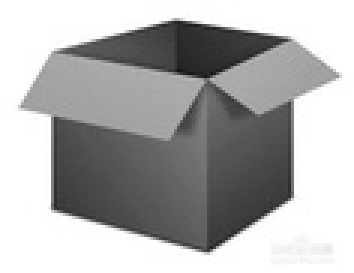
#> input picture Images/img25.jpg, 118 x 91 px, shrunk from 256 x 197 before the run (shown 3 times larger)
$ jupyter execute --allow-errors 'cv_5_2_哈里斯角检测.ipynb'
#> lines starting #> are read from the running program, lines starting #| are printed output that depends on the picture; after the words box and inside, x2 and y2 are one past the last pixel; in counts of white or black regions, pixels touching at a corner belong together
[cell 1]
#函数：cv.cornerHarris(), cv.cornerSubPix()
import numpy as np
import cv2 as cv
from matplotlib import pyplot as plt
img24 = cv.imread("../Images/img24.png")
#print(img24.shape)
#> (the rest of this cell did not finish here and is left out)

[cell 2]
img25 = cv.imread("../Images/img25.jpg")
#> img25 is the input picture: shape (91, 118, 3); min 20, max 255, mean 176.5
print(img25.shape)
#| (91, 118, 3)
gray = cv.cvtColor(img25, cv.COLOR_BGR2GRAY)
gray = np.float32(gray)
dst = cv.cornerHarris(gray, 2, 3, 0.04)
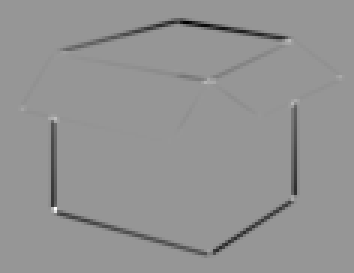
#> dst: shape (91, 118) float32 (shown 3 times larger); min -56803232, max 39180964, mean -1065130.2; drawn with min black and max white
plt.imshow(dst,'gray')
plt.show()
#result 用于标记角点，不重要
dst = cv.dilate(dst,None)
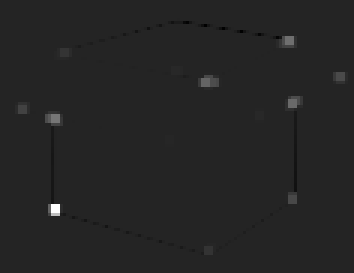
#> dst: shape (91, 118) float32 (shown 3 times larger); min -6527564, max 39180964, mean 116685.6; drawn with min black and max white
img25[dst > 0.01 * dst.max() ] = [0, 0, 255]
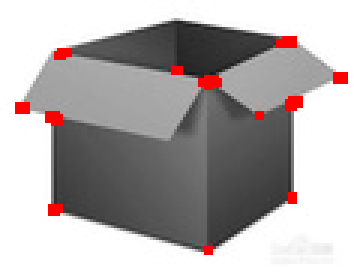
#> img25: shape (91, 118, 3) (shown 3 times larger); 2.18% of pixels changed, all inside (x1, y1, x2, y2) = (5, 12, 116, 85)
img25 = img25[:,:,::-1]
plt.imshow(img25)
plt.show()

[cell 3]
#SubPixel精度的转角
img26 = cv.imread("../Images/img26.png")
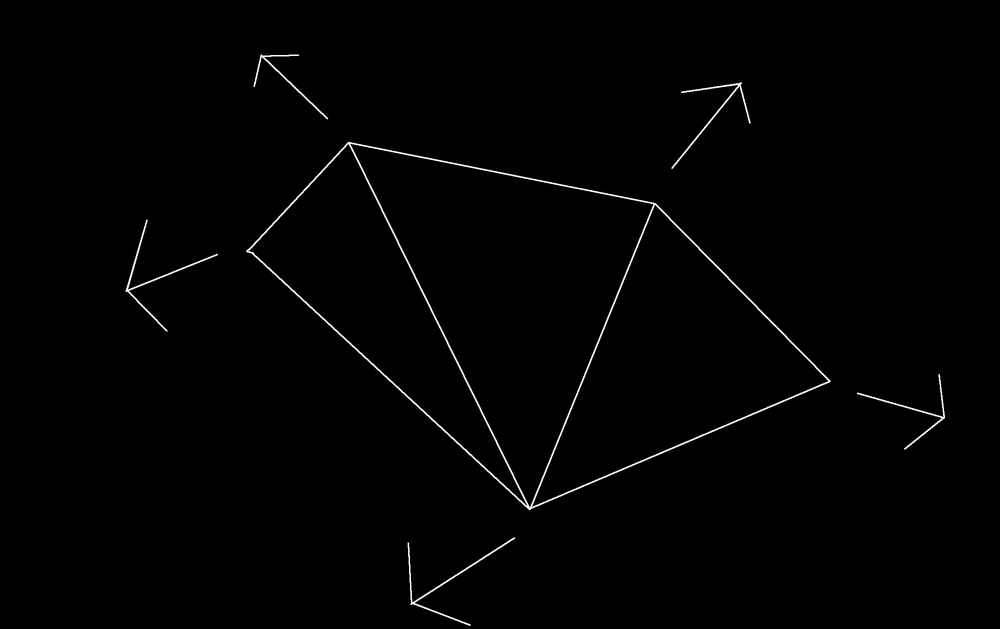
#> input picture Images/img26.png, 1000 x 629 px, shrunk from 2161 x 1360 before the run
#> img26 is the input picture: shape (629, 1000, 3); min 0, max 255, mean 2.1
#print(img26.shape)
gray = cv.cvtColor(img26, cv.COLOR_BGR2GRAY)
#> gray: shape (629, 1000)
plt.imshow(gray, 'gray')
plt.show()
#利用哈里斯角检测
gray = np.float32(gray)
dst = cv.cornerHarris(gray,2,3,0.04)
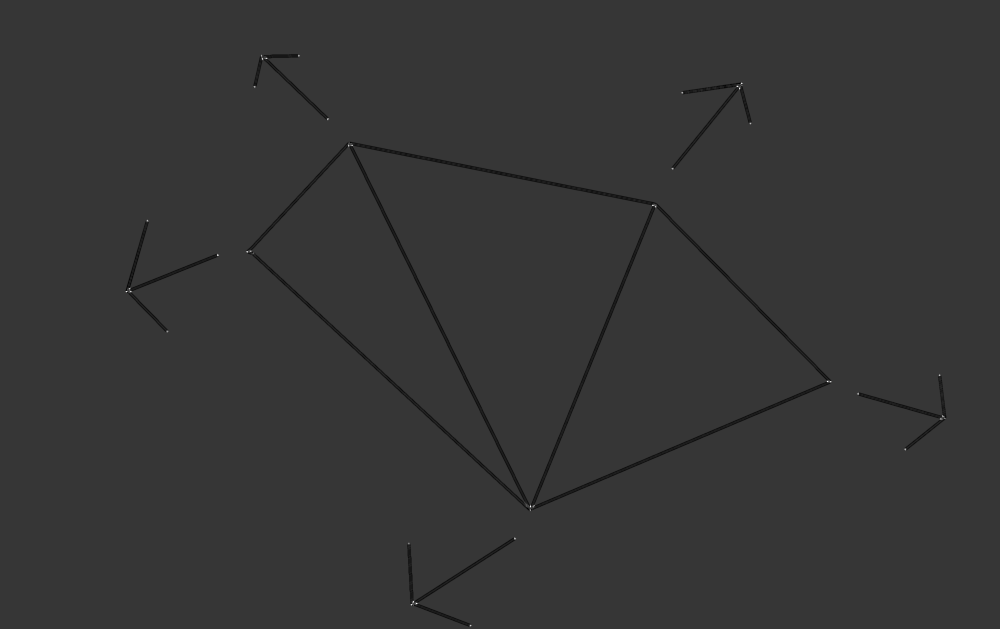
#> dst: shape (629, 1000) float32; min -100787744, max 371677184, mean -909625.7; drawn with min black and max white
dst = cv.dilate(dst,None)
ret, dst = cv.threshold(dst,0.005*dst.max(),255,0)
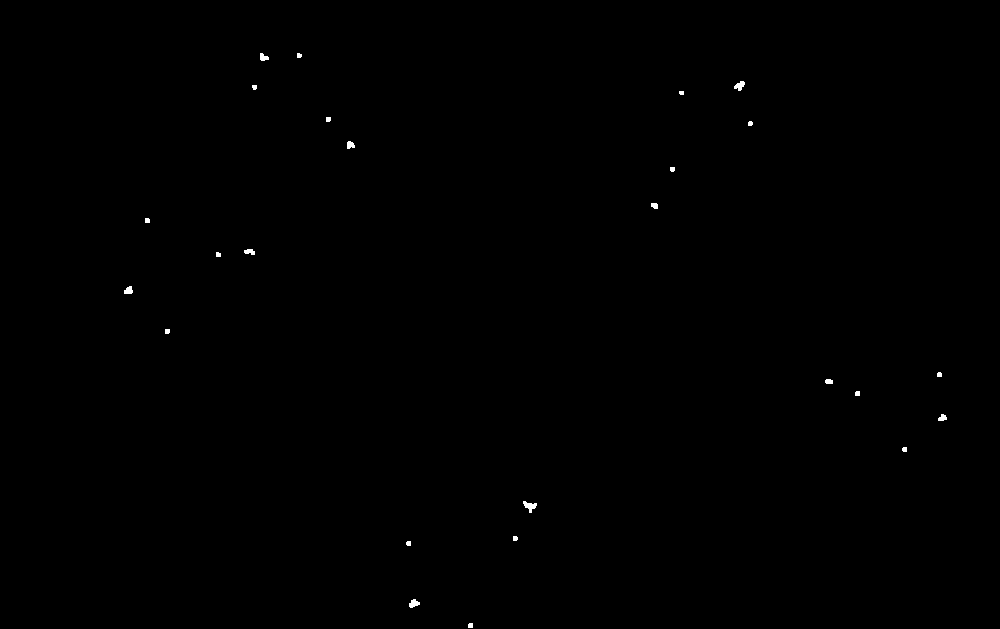
#> dst: shape (629, 1000) float32; 0.14% white; 25 white regions (1 under 20 px), largest, box (x1, y1, x2, y2) and area: (523, 501, 537, 513) 86, (734, 81, 745, 91) 67, (409, 599, 420, 608) 64
#> ret = 1858385.9
dst = np.uint8(dst)
plt.imshow(dst, 'gray')
plt.show()
# 寻找质心
ret, labels, stats, centroids = cv.connectedComponentsWithStats(dst)
#> labels: shape (629, 1000) int32; 26 distinct labels, from 0 to 25
#> ret = 26; stats = 26 rows, first 6: [0, 0, 1000, 629, 628120], [260, 53, 9, 8, 50], [297, 53, 5, 5, 22], [734, 81, 11, 10, 67], [252, 85, 5, 5, 22], [679, 91, 5, 4, 19]; centroids = 26 pairs, first value 128.2 to 942.1, second value 55.09 to 625.1
# 定义停止和完善拐角的条件
criteria = (cv.TERM_CRITERIA_EPS + cv.TERM_CRITERIA_MAX_ITER, 100, 0.001)
corners = cv.cornerSubPix(gray,np.float32(centroids),(11,11),(-1,-1),criteria)
#> corners = 26 pairs, first value 126.4 to 943.5, second value 54.47 to 624.9

# 绘制
res = np.hstack((centroids,corners))
#> res = 26 rows, first 6: [499.5, 314, 499.5, 314], [263.2, 56.98, 261.3, 55.52], [298.8, 55.09, 298.3, 54.47], [739.3, 85.33, 739.5, 83.46], [254.1, 86.77, 253.3, 86.4], [681.1, 92.42, 681.2, 92.18]
res = np.int0(res)
#> res = 26 rows, first 6: [499, 314, 499, 314], [263, 56, 261, 55], [298, 55, 298, 54], [739, 85, 739, 83], [254, 86, 253, 86], [681, 92, 681, 92]
img26[dst > 0.5 * dst.max()]=[255,0,255]
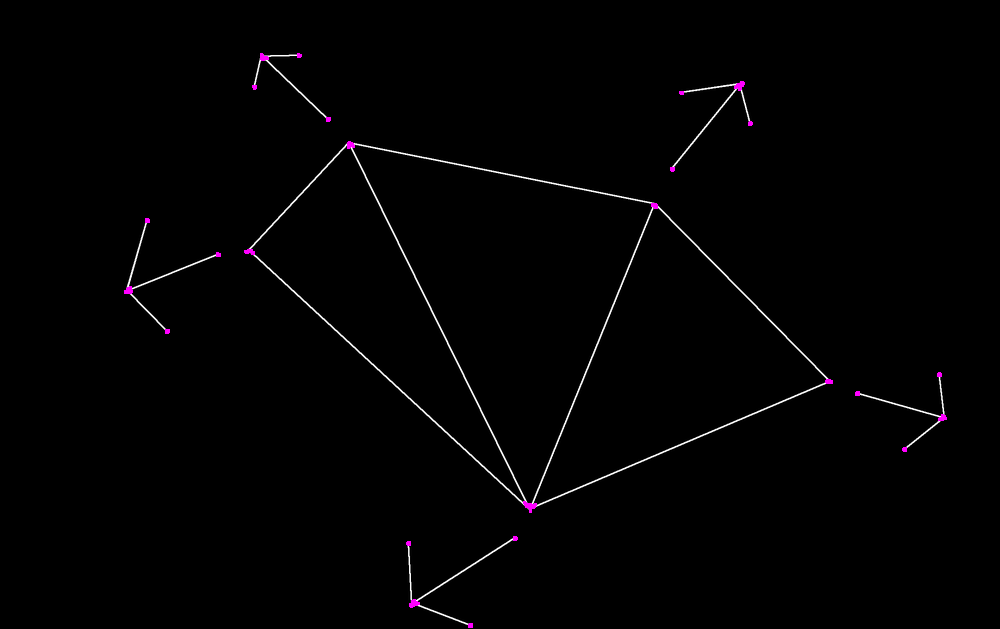
#> img26: shape (629, 1000, 3); 0.14% of pixels changed, all inside (x1, y1, x2, y2) = (124, 53, 947, 628)
img26[res[:,1],res[:,0]]=[0,0,255]
#> img26: shape (629, 1000, 3); under 0.01% of pixels changed, all inside (x1, y1, x2, y2) = (128, 55, 943, 626)
img26[res[:,3],res[:,2]] = [0,255,0]
#> img26: shape (629, 1000, 3); mean B, G, R 2.3, 2, 2.4

#img26 = img26[:,:,::-1]
plt.imshow(img26)
plt.show()
